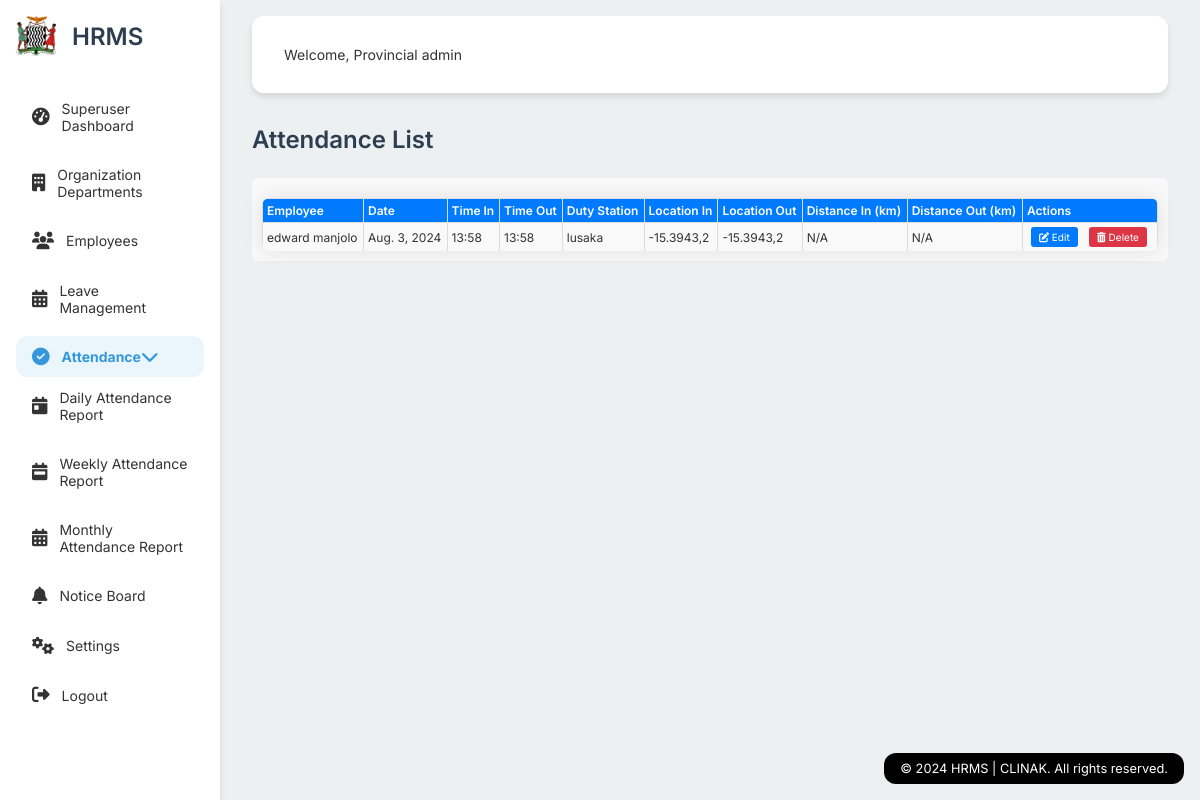
The page /attendance/list/ (signed in) on the database as committed earlier.
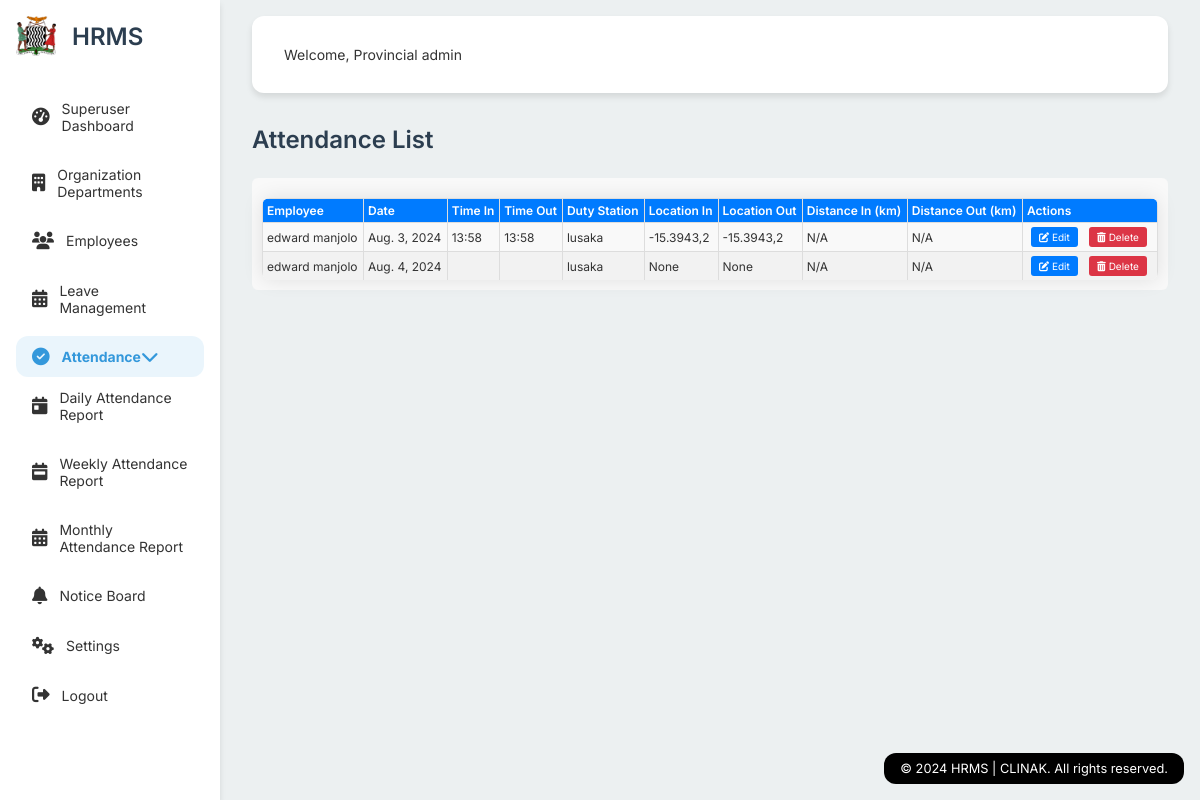
The same page on the database as committed later.
### hrms/models.py (models this page shows, shortened)
class User(AbstractUser):
    is_admin = models.BooleanField(default=False)
    is_employee = models.BooleanField(default=False)
    duty_station = models.ForeignKey(DutyStation, on_delete=models.SET_NULL, null=True)
    groups = models.ManyToManyField(
        Group,
        related_name='hrms_user_set',
        blank=True,
        help_text='The groups this user belongs to. A user will get all permissions granted to each of their groups.',
        verbose_name='groups',
    )
    user_permissions = models.ManyToManyField(
        Permission,
        related_name='hrms_user_set',
        blank=True,
        help_text='Specific permissions for this user.',
        verbose_name='user permissions',
    )
    def get_full_name(self):
        return f"{self.first_name} {self.last_name}".strip()

class Attendance(models.Model):
    employee = models.ForeignKey(Employee, on_delete=models.CASCADE)
    date = models.DateField()
    time_in = models.DateTimeField(null=True, blank=True)
    time_out = models.DateTimeField(null=True, blank=True)
    location_in = models.CharField(max_length=255, null=True, blank=True)
    location_out = models.CharField(max_length=255, null=True, blank=True)
    distance_in = models.FloatField(null=True, blank=True)
    distance_out = models.FloatField(null=True, blank=True)

class Employee(models.Model):
    user = models.OneToOneField(User, on_delete=models.CASCADE)
    duty_station = models.ForeignKey(DutyStation, on_delete=models.CASCADE, null=True, blank=True)
    department = models.ForeignKey(Department, on_delete=models.SET_NULL, null=True)
    position = models.ForeignKey(Position, on_delete=models.SET_NULL, null=True, blank=True)
    photo = models.ImageField(upload_to='employee_photos/', null=True, blank=True)
    date_joined = models.DateField(auto_now_add=True)

class DutyStation(models.Model):
    name = models.CharField(max_length=100)
    def __str__(self):
        return self.name

### hrms/views.py (the view)
# urls.py: path('attendance/list/', views.attendance_list, name='attendance_list'),
@login_required
def attendance_list(request):
    if request.user.is_admin:
        attendances = Attendance.objects.select_related('employee__user').all()
    else:
        attendances = Attendance.objects.select_related('employee__user').filter(employee=request.user.employee)
    for attendance in attendances:
        if attendance.employee.duty_station:
            central_location = CentralLocation.objects.get(duty_station=attendance.employee.duty_station)
            if attendance.location_in:
                lat_in, lon_in = map(float, attendance.location_in.split(','))
                attendance.distance_in = geopy_distance(
                    (central_location.latitude, central_location.longitude),
                    (lat_in, lon_in)
                ).kilometers
            if attendance.location_out:
                lat_out, lon_out = map(float, attendance.location_out.split(','))
                attendance.distance_out = geopy_distance(
                    (central_location.latitude, central_location.longitude),
                    (lat_out, lon_out)
                ).kilometers
    return render(request, 'attendance_list.html', {'attendances': attendances})

### hrms/context_processors.py (called while the page is built)
def duty_station(request):
    if request.user.is_authenticated:
        return {
            'duty_station': request.user.duty_station,
        }
    return {}

### hrms/templates/attendance_list.html (shortened to what this page needs)
{% extends 'admin_base.html' %}
{% block content_title %}Attendance List{% endblock %}
{% block content %}
<div class="attendance-list-container">
    <table class="attendance-table">
        <thead>
            <tr>
                <th>Employee</th>
                <th>Date</th>
                <th>Time In</th>
                <th>Time Out</th>
                <th>Duty Station</th>
                <th>Location In</th>
                <th>Location Out</th>
                <th>Distance In (km)</th>
                <th>Distance Out (km)</th>
                <th>Actions</th>
            </tr>
        </thead>
        <tbody>
            {% for attendance in attendances %}
                <tr>
                    <td>{{ attendance.employee.user.get_full_name|default:attendance.employee.user.username }}</td>
                    <td>{{ attendance.date }}</td>
                    <td>{{ attendance.time_in|date:"H:i" }}</td>
                    <td>{{ attendance.time_out|date:"H:i" }}</td>
                    <td>{{ attendance.employee.duty_station }}</td>
                    <td>{{ attendance.location_in|slice:":10" }}</td>
                    <td>{{ attendance.location_out|slice:":10" }}</td>
                    <td>
                        {% if attendance.distance_in %}
                            {{ attendance.distance_in|floatformat:1 }}
                        {% else %}
                            N/A
                        {% endif %}
                    </td>
                    <td>
                        {% if attendance.distance_out %}
                            {{ attendance.distance_out|floatformat:1 }}
                        {% else %}
                            N/A
                        {% endif %}
                    </td>
                    <td>
                        {% if request.user.is_admin or request.user.employee == attendance.employee %}
                            <a href="{% url 'edit_attendance' attendance.id %}" class="edit-btn"><i class="fas fa-edit"></i> Edit</a>
                            <a href="{% url 'delete_attendance' attendance.id %}" class="delete-btn"><i class="fas fa-trash-alt"></i> Delete</a>
                        {% endif %}
                    </td>
                </tr>
            {% empty %}
                <tr>
                    <td colspan="10">No attendance records found.</td>
                </tr>
            {% endfor %}
        </tbody>
    </table>
</div>
{% endblock %}

### hrms/templates/admin_base.html (shortened to what this page needs)
<!DOCTYPE html>
{% load static %}
<html lang="en">
<head>
    <link rel="stylesheet" href="https://cdnjs.cloudflare.com/ajax/libs/font-awesome/6.4.0/css/all.min.css">
</head>
<body>
    <div class="container">
        <div class="sidebar">
            <div class="sidebar-header">
                <img src="{% static 'Coat.png' %}" alt="Coat Image">
                    <a href="{% url 'dashboard' %}" style="text-decoration: none;">
                        <h1>HRMS</h1>
                    </a>
            </div>
            <ul>
                {% if user.is_superuser %}
                <li>
                    <a href="{% url 'admin:index' %}" class="{% if request.resolver_match.url_name == 'admin:index' %}active{% endif %}">
                        <i class="fas fa-tachometer-alt"></i> Superuser Dashboard
                    </a>
                </li>
                {% endif %}
                <li>
                    <a href="{% url 'department_list' %}" class="{% if request.resolver_match.url_name == 'department_list' or request.resolver_match.url_name == 'add_department' %}active{% endif %}">
                        <i class="fas fa-building"></i> Organization Departments
                    </a>
                </li>
                <li>
                    <a href="{% url 'manage_employees' %}" class="{% if request.resolver_match.url_name == 'manage_employees' %}active{% endif %}">
                        <i class="fas fa-users"></i> Employees
                    </a>
                </li>
                <li>
                    <a href="{% url 'manage_leaves' %}" class="{% if request.resolver_match.url_name == 'manage_leaves' %}active{% endif %}">
                        <i class="fas fa-calendar-alt"></i> Leave Management
                    </a>
                </li>
                <li>
                    <a href="{% url 'attendance_list' %}" class="{% if request.resolver_match.url_name == 'attendance_list' %}active{% endif %}">
                        <i class="fas fa-check-circle"></i> Attendance <i class="fas fa-chevron-down"></i>
                    </a>
                    <ul>
                        <li><a href="{% url 'daily_attendance_report' %}"><i class="fas fa-calendar-day"></i> Daily Attendance Report</a></li>
                        <li><a href="{% url 'weekly_attendance_report' %}"><i class="fas fa-calendar-week"></i> Weekly Attendance Report</a></li>
                        <li><a href="{% url 'monthly_attendance_report' %}"><i class="fas fa-calendar-alt"></i> Monthly Attendance Report</a></li>
                    </ul>
                </li>
                <li>
                    <a href="{% url 'view_notices' %}" class="{% if request.resolver_match.url_name == 'view_notices' %}active{% endif %}">
                        <i class="fas fa-bell"></i> Notice Board
                    </a>
                </li>
                <li>
                    <a href="{% url 'settings' %}" class="{% if request.resolver_match.url_name == 'settings' %}active{% endif %}">
                        <i class="fas fa-cogs"></i> Settings
                    </a>
                </li>
                <li>
                    <a href="{% url 'logout' %}" class="{% if request.resolver_match.url_name == 'logout' %}active{% endif %}">
                        <i class="fas fa-sign-out-alt"></i> Logout
                    </a>
                </li>
            </ul>
        </div>
        <div class="main-content">
            <header class="header">
    <p class="welcome-message">
        {% block header %}
        Welcome,
        {% if request.user.is_superuser %}
            Provincial {{ request.user.get_full_name|default:request.user.username }}
        {% else %}
            {{ request.user.get_full_name|default:request.user.username }} | Duty station: {{ duty_station.name }}
        {% endif %}
        {% endblock %}
    </p>
</header>
            <div class="content">
                <h2>{% block content_title %}Section Title{% endblock %}</h2>
                {% block content %}{% endblock %}
            </div>
            <div class="footer">
                &copy; 2024 HRMS | CLINAK. All rights reserved.
            </div>
        </div>
    </div>
</body>
</html>

### hrms/templates/admin_base.html (style rules this page uses)
:root { --primary-color: #2c3e50; --secondary-color: #34495e; --accent-color: #3498db; --background-color: #ecf0f1; --text-color: #333; --sidebar-width: 280px; --header-height: 80px; --border-radius: 12px; --box-shadow: 0 4px 6px rgba(0, 0, 0, 0.1); }
body { font-family: 'Inter', sans-serif; margin: 0; padding: 0; font-size: 14px; background-color: var(--background-color); color: var(--text-color); }
.container { display: flex; min-height: 100vh; }
.sidebar { width: var(--sidebar-width); background-color: #fff; box-shadow: var(--box-shadow); padding: 1rem; box-sizing: border-box; transition: transform 0.3s ease; position: fixed; top: 0; left: 0; height: 100vh; z-index: 1000; overflow-y: auto; }
.sidebar-header { display: flex; align-items: center; margin-bottom: 2rem; }
.sidebar-header img { width: 40px; height: 40px; margin-right: 1rem; }
.sidebar-header h1 { font-size: 1.5rem; font-weight: 600; color: var(--primary-color); margin: 0; }
.sidebar ul { list-style: none; padding: 0; margin: 0; }
.sidebar ul li { margin-bottom: 0.5rem; }
.sidebar ul li a { color: var(--text-color); text-decoration: none; display: flex; align-items: center; padding: 0.75rem 1rem; border-radius: var(--border-radius); transition: all 0.3s; }
.sidebar ul li a:hover, .sidebar ul li a.active { background-color: rgba(52, 152, 219, 0.1); color: var(--accent-color); }
.sidebar ul li a i { margin-right: 0.75rem; font-size: 1.1rem; }
.main-content { flex: 1; padding: 1rem 2rem; margin-left: var(--sidebar-width); transition: margin-left 0.3s ease; }
.header { display: flex; justify-content: space-between; align-items: center; margin-bottom: 2rem; background-color: #fff; padding: 1rem 2rem; border-radius: var(--border-radius); box-shadow: var(--box-shadow); position: sticky; top: 0; z-index: 100; }
.content { transition: all 0.3s ease; }
.content h2 { font-size: 1.5rem; font-weight: 600; color: var(--primary-color); margin-top: 0; margin-bottom: 1.5rem; }
table { width: 100%; border-collapse: separate; border-spacing: 0; border-radius: 8px; overflow: hidden; box-shadow: 0 0 20px rgba(0, 0, 0, 0.1); }
th, td { padding: 1rem; text-align: left; border-bottom: 1px solid #e0e0e0; }
th { background-color: var(--secondary-color); font-weight: 600; color: #fff; }
tr:last-child td { border-bottom: none; }
.footer { position: fixed; bottom: 1rem; right: 1rem; padding: 0.5rem 1rem; background-color: black; color: #fff; border-radius: var(--border-radius); font-size: 0.8rem; }
.active { font-weight: bold; }
@media (max-width: 1200px) { .sidebar { width: 220px; } }
@media (max-width: 1200px) { .main-content { margin-left: 220px; } }

### hrms/templates/attendance_list.html (style rules this page uses)
.attendance-list-container { padding: 10px; background-color: #f9f9f9; border-radius: 6px; font-size: 12px; }
.attendance-table { width: 100%; border-collapse: collapse; margin-top: 10px; }
.attendance-table th, .attendance-table td { border: 1px solid #ddd; padding: 4px; text-align: left; font-size: 12px; overflow: hidden; text-overflow: ellipsis; white-space: nowrap; }
.attendance-table th { background-color: #007bff; color: white; font-size: 12px; }
.attendance-table tr:nth-child(even) { background-color: #f2f2f2; }
.edit-btn, .delete-btn { display: inline-block; padding: 4px 8px; margin: 0 4px; font-size: 10px; text-decoration: none; color: #fff; border-radius: 3px; transition: background-color 0.3s; }
.edit-btn { background-color: #007bff; }
.delete-btn { background-color: #dc3545; }

Rows that differ between the two databases and show on the page:
added Attendance: employee.user.get_full_name "edward manjolo", date "Aug. 4, 2024", employee.duty_station "lusaka", location_in "None", location_out "None", shows "N/A"
